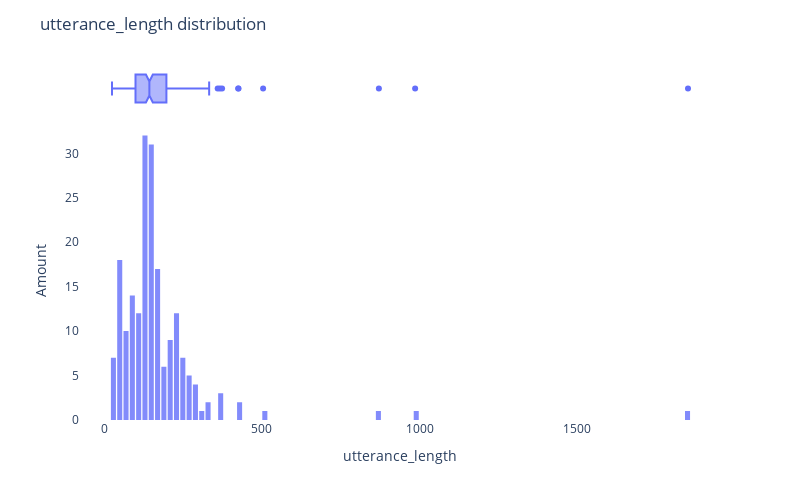

Write notebook code for a chart like this one.
### Code cell
plot_continious_hist(comments_train, "utterance_length")
comments_train["utterance_length"].describe()

### Figure 1 — Plotly figure (JSON) as saved in the notebook; plotly's stock layout.template omitted (floating-point values rounded to 4 significant figures; data arrays with more than 128 entries replaced by an {"elided": "..."} marker saying what was removed)
{"data": [{"alignmentgroup": "True", "bingroup": "x", "hovertemplate": "utterance_length=%{x}<br>count=%{y}<extra></extra>", "legendgroup": "", "marker": {"color": "#636efa", "opacity": 0.8, "pattern": {"shape": ""}}, "name": "", "nbinsx": 100, "offsetgroup": "", "orientation": "v", "showlegend": false, "type": "histogram", "x": {"elided": "196 int values"}, "xaxis": "x", "yaxis": "y"}, {"alignmentgroup": "True", "hovertemplate": "utterance_length=%{x}<extra></extra>", "legendgroup": "", "marker": {"color": "#636efa"}, "name": "", "notched": true, "offsetgroup": "", "showlegend": false, "type": "box", "x": {"elided": "196 int values"}, "xaxis": "x2", "yaxis": "y2"}], "layout": {"bargap": 0.2, "barmode": "relative", "height": 500, "legend": {"tracegroupgap": 0}, "margin": {"t": 60}, "plot_bgcolor": "white", "title": {"text": "utterance_length distribution"}, "width": 800, "xaxis": {"anchor": "y", "domain": [0, 1], "title": {"text": "utterance_length"}}, "xaxis2": {"anchor": "y2", "domain": [0, 1], "matches": "x", "showgrid": true, "showticklabels": false}, "yaxis": {"anchor": "x", "domain": [0, 0.8316], "title": {"text": "Amount"}}, "yaxis2": {"anchor": "x2", "domain": [0.8416, 1], "matches": "y2", "showgrid": false, "showline": false, "showticklabels": false, "ticks": ""}}}
